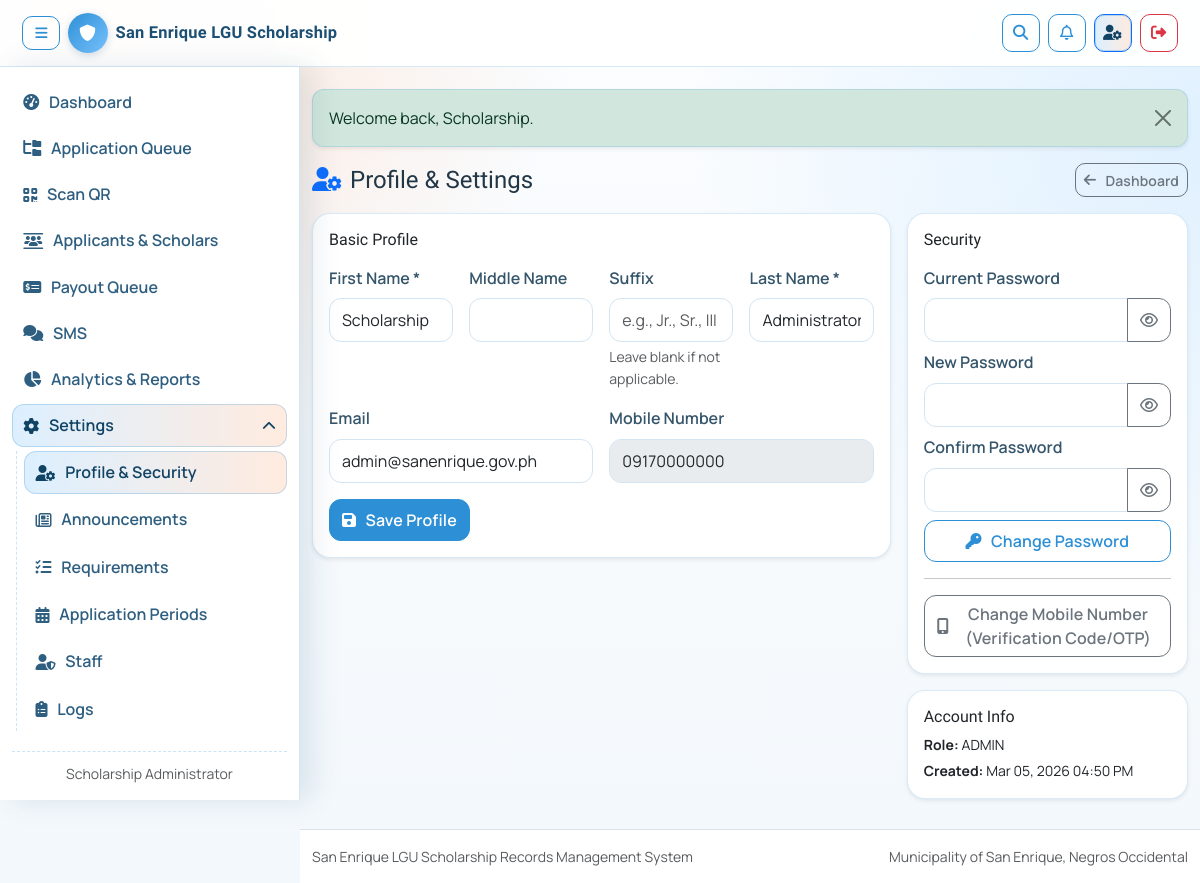
Page /profile-settings.php (signed in) on the committed database.
### tables this page shows
CREATE TABLE IF NOT EXISTS users (
    id INT UNSIGNED AUTO_INCREMENT PRIMARY KEY,
    role ENUM('admin','staff','applicant') NOT NULL DEFAULT 'applicant',
    first_name VARCHAR(100) NOT NULL,
    middle_name VARCHAR(100) NULL,
    suffix VARCHAR(20) NULL,
    last_name VARCHAR(100) NOT NULL,
    email VARCHAR(150) NOT NULL UNIQUE,
    phone VARCHAR(25) NULL,
    password_hash VARCHAR(255) NOT NULL,
    school_name VARCHAR(180) NULL,
    school_type ENUM('public','private') NULL,
    course VARCHAR(150) NULL,
    address TEXT NULL,
    barangay VARCHAR(100) NULL,
    town VARCHAR(120) NOT NULL DEFAULT 'San Enrique',
    province VARCHAR(120) NOT NULL DEFAULT 'Negros Occidental',
    status ENUM('active','inactive') NOT NULL DEFAULT 'active',
    created_at TIMESTAMP DEFAULT CURRENT_TIMESTAMP
);

### profile-settings.php (the view, shortened to what the rows shown need)
<?php
$conn = $GLOBALS['conn'] ?? null;
$sessionUser = current_user();
$userId = (int) ($sessionUser['id'] ?? 0);
$profile = $sessionUser ?: [];
if (db_ready()) {
    $stmt = $conn->prepare(
        "SELECT id, role, first_name, middle_name, suffix, last_name, email, phone, school_name, school_type, course, address, created_at
         FROM users
         WHERE id = ?
         LIMIT 1"
    );
    if ($stmt) {
        $stmt->bind_param('i', $userId);
        $stmt->execute();
        $row = $stmt->get_result()->fetch_assoc();
        if ($row) {
            $profile = $row;
        }
    }
}
include __DIR__ . '/includes/header.php';
?>
<div class="d-flex justify-content-between align-items-center mb-3 flex-wrap gap-2">
    <h1 class="h4 m-0"><i class="fa-solid fa-user-gear me-2 text-primary"></i>Profile & Settings</h1>
</div>
<div class="row g-3">
    <div class="col-12 col-xl-8">
        <div class="card card-soft shadow-sm">
            <div class="card-body">
                <h2 class="h6 mb-3">Basic Profile</h2>
                <form method="post" class="row g-3">
                    <div class="col-12 col-md-3">
                        <label class="form-label">First Name *</label>
                        <input type="text" class="form-control" name="first_name" required value="<?= e((string) ($profile['first_name'] ?? '')) ?>">
                    </div>
                    <div class="col-12 col-md-3">
                        <label class="form-label">Last Name *</label>
                        <input type="text" class="form-control" name="last_name" required value="<?= e((string) ($profile['last_name'] ?? '')) ?>">
                    </div>
                    <div class="col-12 col-md-6">
                        <label class="form-label">Email</label>
                        <input type="email" class="form-control" name="email" value="<?= e((string) ($profile['email'] ?? '')) ?>">
                    </div>
                    <div class="col-12 col-md-6">
                        <label class="form-label">Mobile Number</label>
                        <input type="text" class="form-control" value="<?= e((string) ($profile['phone'] ?? '')) ?>" disabled>
                    </div>
                </form>
            </div>
        </div>
    </div>
    <div class="col-12 col-xl-4">
        <div class="card card-soft shadow-sm mb-3">
            <div class="card-body">
                <h2 class="h6 mb-3">Security</h2>
            </div>
        </div>
        <div class="card card-soft shadow-sm">
            <div class="card-body">
                <h2 class="h6 mb-2">Account Info</h2>
                <p class="small mb-1"><strong>Role:</strong> <?= e(strtoupper((string) ($profile['role'] ?? ''))) ?></p>
                <p class="small mb-0"><strong>Created:</strong> <?= !empty($profile['created_at']) ? date('M d, Y h:i A', strtotime((string) $profile['created_at'])) : '-' ?></p>
            </div>
        </div>
    </div>
</div>
<?php include __DIR__ . '/includes/footer.php'; ?>

### includes/navbar.php (shortened to what the rows shown need)
<?php
$user = current_user();
$currentPath = str_replace('\\', '/', (string) ($_SERVER['PHP_SELF'] ?? ''));
$currentPath = trim($currentPath, '/');
$incomingOnAdminPage = $GLOBALS['onAdminPage'] ?? null;
if ($incomingOnAdminPage === null) {
    $pathForRoleCheck = '/' . $currentPath;
    $onAdminPage = str_contains($pathForRoleCheck, '/shared/')
        || str_contains($pathForRoleCheck, '/admin-only/')
        || str_contains($pathForRoleCheck, '/staff-only/');
} else {
    $onAdminPage = (bool) $incomingOnAdminPage;
}
$link = static function (string $path) use ($onAdminPage): string {
    $path = ltrim($path, '/');
    if ($onAdminPage) {
        return '../' . $path;
    }
    return $path;
};
$facebookPageUrl = 'https://www.facebook.com/groups/438677743308925';
$enableDesktopSidebar = $user && in_array((string) ($user['role'] ?? ''), ['admin', 'staff', 'applicant'], true);
$hasOpenApplicationPeriod = false;
if (db_ready()) {
    $hasOpenApplicationPeriod = current_open_application_period($conn) !== null;
}
?>
<nav class="navbar navbar-expand-lg navbar-light bg-white border-bottom sticky-top"
    data-desktop-sidebar="<?= $enableDesktopSidebar ? '1' : '0' ?>">
    <div class="container">
        <div class="collapse navbar-collapse app-nav-panel" id="mainNav">
            <div class="d-flex gap-2 app-nav-actions">
                <?php if (!$user): ?>
                    <a class="btn btn-outline-primary btn-sm" href="<?= e($facebookPageUrl) ?>" target="_blank"
                        rel="noopener noreferrer" title="Open official Facebook page">
                        <i class="fa-brands fa-facebook me-1"></i>Facebook
                    </a>
                    <a class="btn btn-outline-primary btn-sm" href="<?= e($link('login.php')) ?>"><i
                            class="fa-solid fa-right-to-bracket me-1"></i>Login</a>
                    <?php if ($hasOpenApplicationPeriod): ?>
                        <a class="btn btn-primary btn-sm" href="<?= e($link('register.php')) ?>"><i
                                class="fa-solid fa-user-plus me-1"></i>Register</a>
                    <?php else: ?>
                        <button type="button" class="btn btn-secondary btn-sm" disabled>
                            <i class="fa-solid fa-lock me-1"></i>Application Period Closed
                        </button>
                    <?php endif; ?>
                <?php else: ?>
                    <span class="small text-muted align-self-center d-none d-md-inline nav-user-label">
                        <?= e($user['first_name'] . ' ' . $user['last_name']) ?>
                    </span>
                <?php endif; ?>
            </div>
        </div>
    </div>
</nav>

### rows in the picture
users: first_name+last_name "Scholarship Administrator", first_name "Scholarship", last_name "Administrator", email "admin@sanenrique.gov.ph", phone "09170000000", role "ADMIN", created_at "Mar 05, 2026 04:50 PM"

### other values in the picture
$message "Welcome back, Scholarship."
